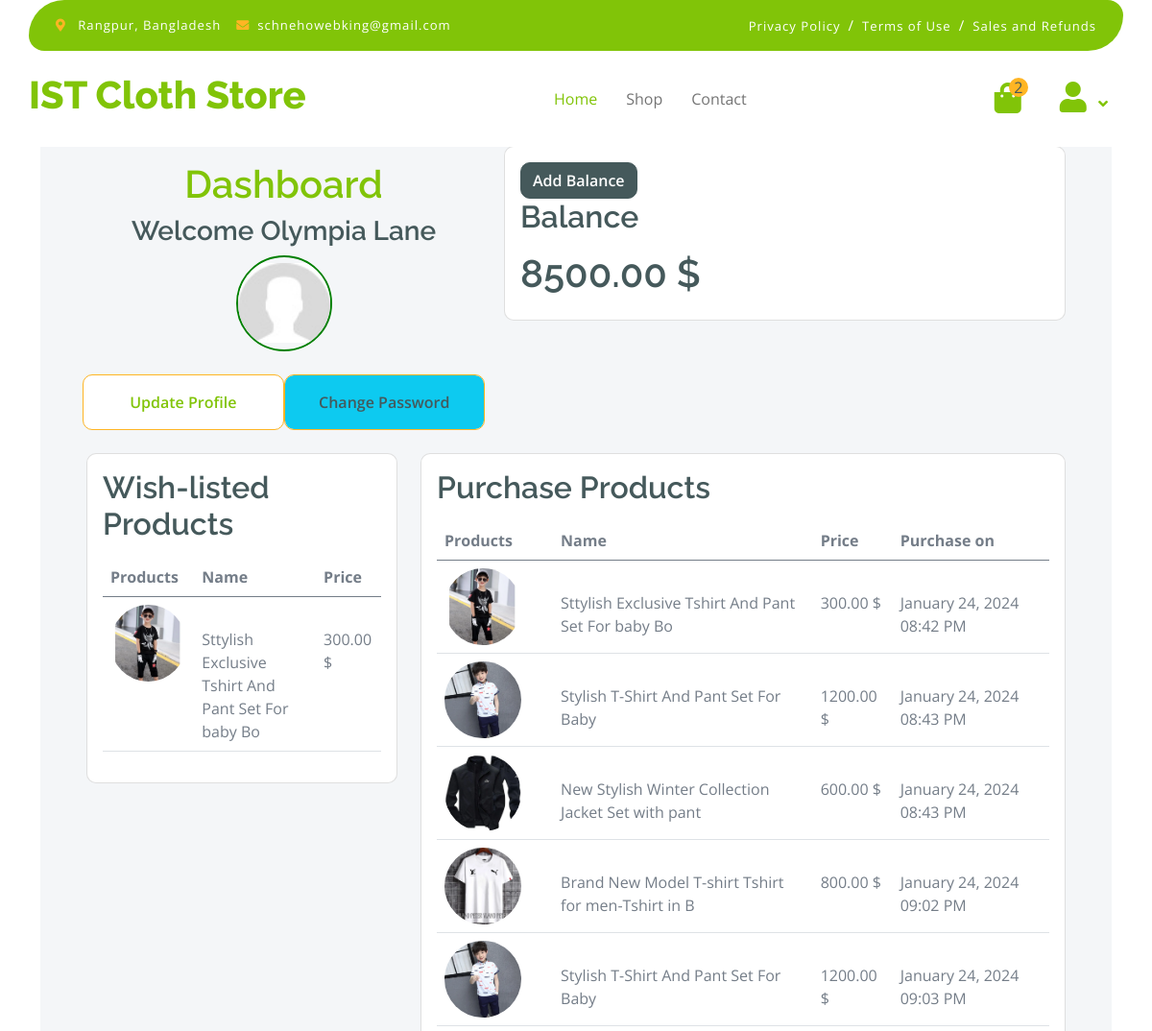
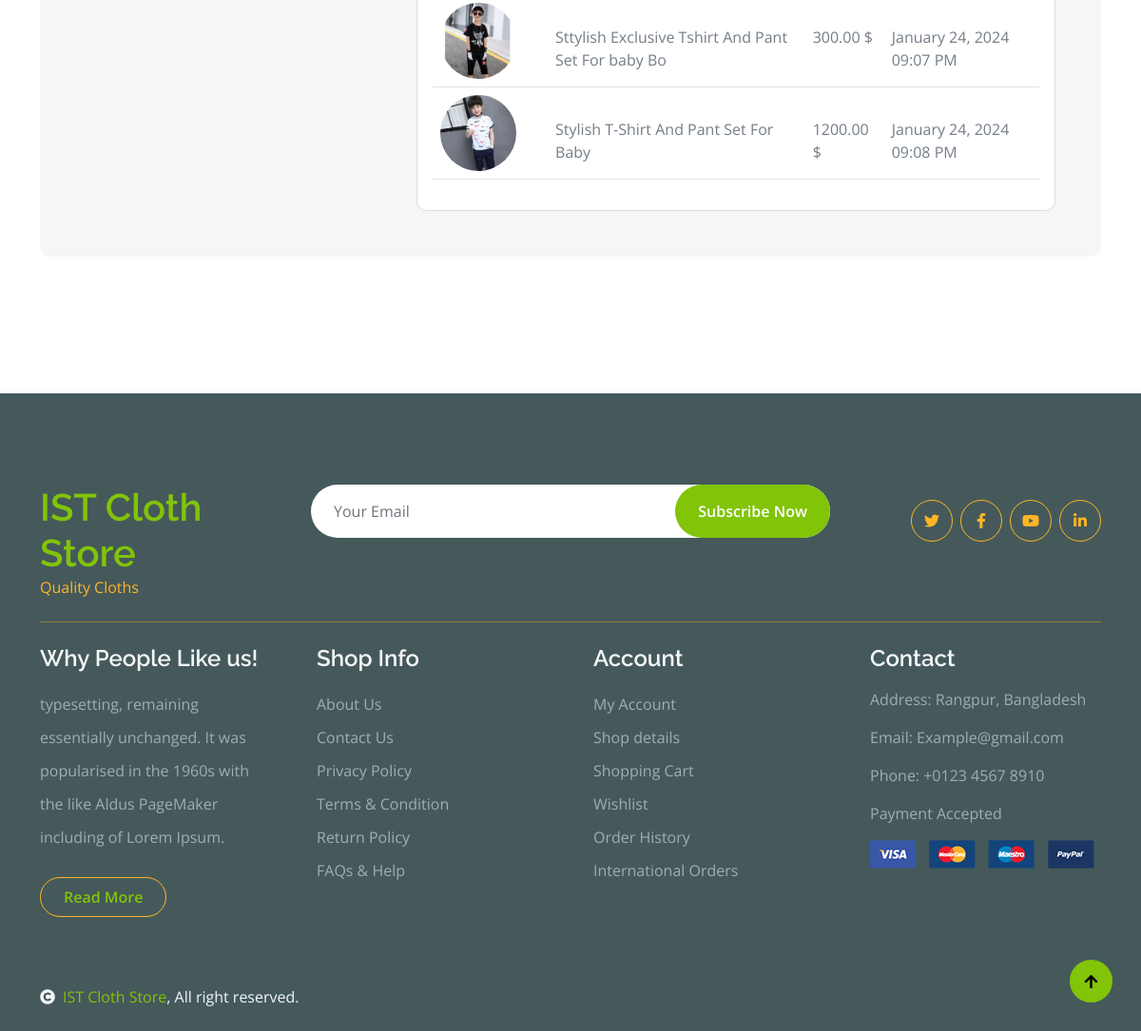
The page /accounts/dashboard/ (signed in) on the database its author committed (2 pictures, top to bottom).
### accounts/models.py (models this page shows, shortened)
class Customer(models.Model):
    user = models.OneToOneField(User, related_name="customer", on_delete=models.CASCADE)
    image = models.ImageField(upload_to="accounts/images/")
    gender = models.CharField(choices = GENDER, max_length = 10)
    balance = models.DecimalField(default=0, max_digits=12, decimal_places=2)
    mobile_no = models.CharField(max_length = 12)

### products/models.py (models this page shows, shortened)
class Product(models.Model):
    name = models.CharField(max_length=50)
    price = models.DecimalField(max_digits=10, decimal_places=2)
    quantity = models.IntegerField()
    description = models.TextField()
    category = models.ForeignKey(Category, on_delete=models.CASCADE)
    size = models.ForeignKey(Size, on_delete=models.CASCADE)
    color = models.ForeignKey(Color, on_delete=models.CASCADE)
    image = models.ImageField(upload_to="products/media/", blank=True, null=True)

class Purchase(models.Model):
    user = models.ForeignKey(User, on_delete=models.CASCADE)
    product = models.ForeignKey(Product, on_delete=models.CASCADE)
    purchase_price = models.DecimalField(max_digits=10, decimal_places=2)
    purchase_date = models.DateTimeField(auto_now_add=True)

### accounts/views.py (the view)
# urls.py: path('dashboard/', views.UserProfileView.as_view(), name='dashboard'),
class UserProfileView(LoginRequiredMixin, ListView):
    template_name = 'accounts/dashboard.html'
    model = User
    context_object_name = 'user_profile'
    def get_queryset(self):
        return User.objects.filter(pk=self.request.user.pk)
    def get_context_data(self, **kwargs):
        context = super().get_context_data(**kwargs)
        user_wishlist_items = WishList.objects.filter(user=self.request.user).first()
        context['wishlist_items'] = user_wishlist_items.items.all() if user_wishlist_items else []
        cart_items = Cart.objects.filter(user=self.request.user).first()
        context['cart_items'] = cart_items.items.all() if cart_items else []
        user_purchase_items = Purchase.objects.filter(user=self.request.user)
        context['purchase_items'] = user_purchase_items
        return context

### islamiyahtechclothshop/context_processors.py (called while the page is built)
def cart_item_count(request):
    if request.user.is_authenticated and request.user.is_active:
        count = CartItem.objects.filter(cart__user=request.user).count()
        return {"cart_item_count": count}
    return {}

### accounts/templates/accounts/dashboard.html (shortened to what this page needs)
{% extends 'base.html' %}
{% load static %}
{% block content %}
        <div class="container-fluid contact py-5 pt-20">
            <div class="container py-5 mt-xxl-4">
                <div class="p-5 pt-10 bg-light rounded">
                    {% include 'messages.html' %}
                    <div class="row g-4 pt-4">
                        <div class="col-5">
                            <div class="text-center mx-auto" style="max-width: 700px;">
                                <h1 class="text-primary">Dashboard</h1>
                                <h3>Welcome {{user.first_name}} {{user.last_name}}</h3>
                                <div class="image-container" style="height:100px; width:100px; border-radius:50%; border: 2.5px solid green; margin: 0 auto;">
                                    {% if user.customer.image %}
                                    <img class="img-fluid cover" src="{{user.customer.image.url}}" alt="" style="height:100%; width:100%; border-radius:50%; object-fit:contain;">
                                    {% else %}
                                    <img class="img-fluid cover" src="{% static 'avatar.jpg' %}" alt="" style="height:100%; width:100%; border-radius:50%; object-fit:contain;">
                                    {% endif %}
                                </div>
                            </div>
                            <div class=" d-flex row g-2 mt-3">
                                {% if form %}
                                <form action="{% url 'profile_update' %}" method="POST">
                                    {% csrf_token %}
                                    {{form}}
                                    <button class="w-70 btn form-control border-secondary py-3 bg-white text-primary col " type="submit">Update</button>
                                </form>
                                {% else %}
                                <a href="{% url 'profile_update' %}" class="w-70 btn form-control border-secondary py-3 bg-white text-primary col " type="submit">Update Profile</a>
                                <a href="{% url 'change_password' %}" class="w-70 btn form-control border-secondary py-3 bg-info text-dark col" type="submit">Change Password</a>
                                {% endif %}
                            </div>
                        </div>
                        <div class="col-lg-7 mt-2">
                            <div class="card">
                                <div class="card-body">
                                    <a href="{% url 'add_balance' %}" class="btn btn-dark">Add Balance</a>
                                    <div class=" d-flex row g-2">
                                        <h2>Balance</h2>
                                        <h1>{{request.user.customer.balance}} $</h1>
                                    </div>
                                </div>
                            </div>
                        </div>
                        <div class="col-lg-4">
                            <div class="card">
                                <div class="card-body">
                                    <div class=" d-flex row g-2">
                                        <h2>Wish-listed Products</h2>
                                        <div class="table-responsive">
                                            <table class="table">
                                                <thead>
                                                    <tr>
                                                        <th scope="col">Products</th>
                                                        <th scope="col">Name</th>
                                                        <th scope="col">Price</th>
                                                    </tr>
                                                </thead>
                                                <tbody>
                                                    {% if wishlist_items %}
                                                    {% for product in wishlist_items %}
                                                    <tr>
                                                        <th scope="row">
                                                            <div class="d-flex align-items-center">
                                                                <img src="{{product.image.url}}" class="img-fluid me-5 rounded-circle" style="width: 80px; height: 80px;" alt="{{product.name}}">
                                                            </div>
                                                        </th>
                                                        <td>
                                                            <p class="mb-0 mt-4">{{product.name}}</p>
                                                        </td>
                                                        <td>
                                                            <p class="mb-0 mt-4">{{product.price}} $</p>
                                                        </td>
                                                    </tr>
                                                    {% endfor %}
                                                    {% else %}
                                                    <tr>
                                                        <p>No Products Available</p>
                                                    </tr>
                                                    {% endif %}
                                                </tbody>
                                            </table>
                                        </div>
                                    </div>
                                </div>
                            </div>
                        </div>
                        <div class="col-lg-8">
                            <div class="card">
                                <div class="card-body">
                                    <div class=" d-flex row g-2">
                                        <h2>Purchase Products</h2>
                                        <div class="table-responsive">
                                            <table class="table">
                                                <thead>
                                                    <tr>
                                                        <th scope="col">Products</th>
                                                        <th scope="col">Name</th>
                                                        <th scope="col">Price</th>
                                                        <th scope="col">Purchase on</th>
                                                    </tr>
                                                </thead>
                                                <tbody>
                                                    {% if purchase_items %}
                                                    {% for product in purchase_items %}
                                                    <tr>
                                                        <th scope="row">
                                                            <div class="d-flex align-items-center">
                                                                <img src="{{product.product.image.url}}" class="img-fluid me-5 rounded-circle" style="width: 80px; height: 80px;" alt="{{product.product.name}}">
                                                            </div>
                                                        </th>
                                                        <td>
                                                            <p class="mb-0 mt-4">{{product.product.name}}</p>
                                                        </td>
                                                        <td>
                                                            <p class="mb-0 mt-4">{{product.product.price}} $</p>
                                                        </td>
                                                        <td>
                                                            <p class="mb-0 mt-4">{{product.purchase_date|date:"F d, Y h:i A"}} </p>
                                                        </td>
                                                    </tr>
                                                    {% endfor %}
                                                    {% else %}
                                                    <tr>
                                                        <p>No Products Available</p>
                                                    </tr>
                                                    {% endif %}
                                                </tbody>
                                            </table>
                                        </div>
                                    </div>
                                </div>
                            </div>
                        </div>
                    </div>
                </div>
            </div>
        </div>
{% endblock %}

### core/static/css/style.css (style rules this page uses)
.btn { font-weight: 600; transition: .5s; }
.btn.border-secondary { transition: 0.5s; }

### rows shown on the page
Product: image (picture), name "Sttylish Exclusive Tshirt And Pant Set For baby Bo", price "300.00"
Purchase: product.image (picture), product.name "Sttylish Exclusive Tshirt And Pant Set For baby Bo", product.price "300.00", purchase_date "January 24, 2024 08:42 PM"
Purchase: product.image (picture), product.name "Stylish T-Shirt And Pant Set For Baby", product.price "1200.00", purchase_date "January 24, 2024 08:43 PM"
Purchase: product.image (picture), product.name "New Stylish Winter Collection Jacket Set with pant", product.price "600.00", purchase_date "January 24, 2024 08:43 PM"
Purchase: product.image (picture), product.name "Brand New Model T-shirt Tshirt for men-Tshirt in B", product.price "800.00", purchase_date "January 24, 2024 09:02 PM"
Purchase: product.image (picture), product.name "Stylish T-Shirt And Pant Set For Baby", product.price "1200.00", purchase_date "January 24, 2024 09:03 PM"
Purchase: product.image (picture), product.name "Sttylish Exclusive Tshirt And Pant Set For baby Bo", product.price "300.00", purchase_date "January 24, 2024 09:07 PM"
Purchase: product.image (picture), product.name "Stylish T-Shirt And Pant Set For Baby", product.price "1200.00", purchase_date "January 24, 2024 09:08 PM"

### other values the page prints
{{ cart_item_count }} "2"
{{ user.first_name }} "Olympia"
{{ user.last_name }} "Lane"
{{ request.user.customer.balance }} "8500.00"
